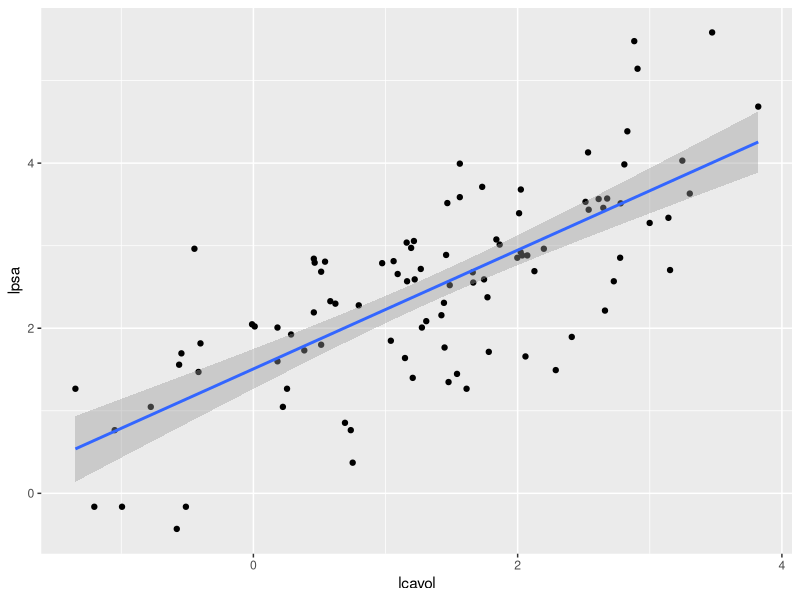
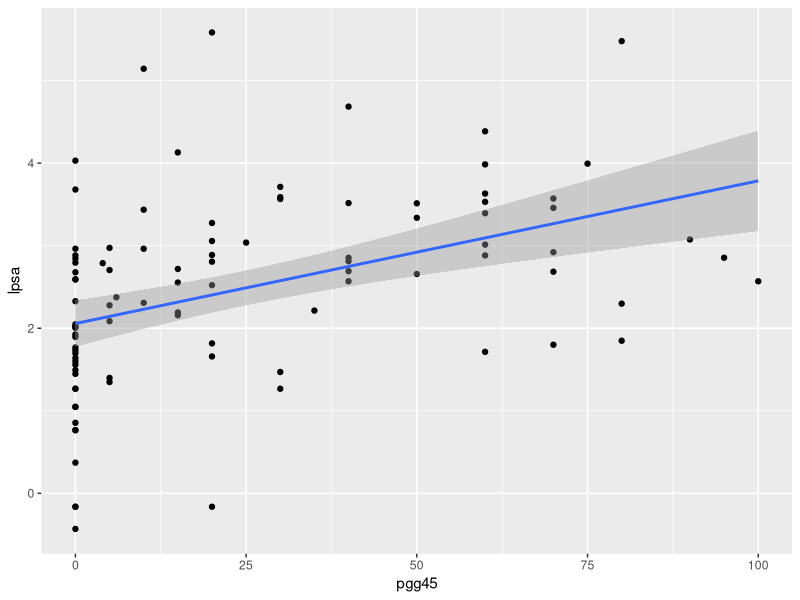
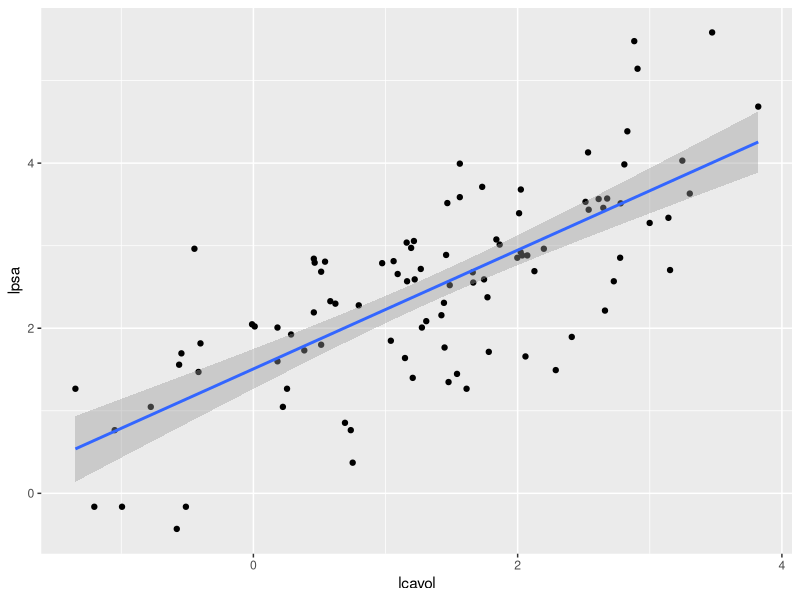
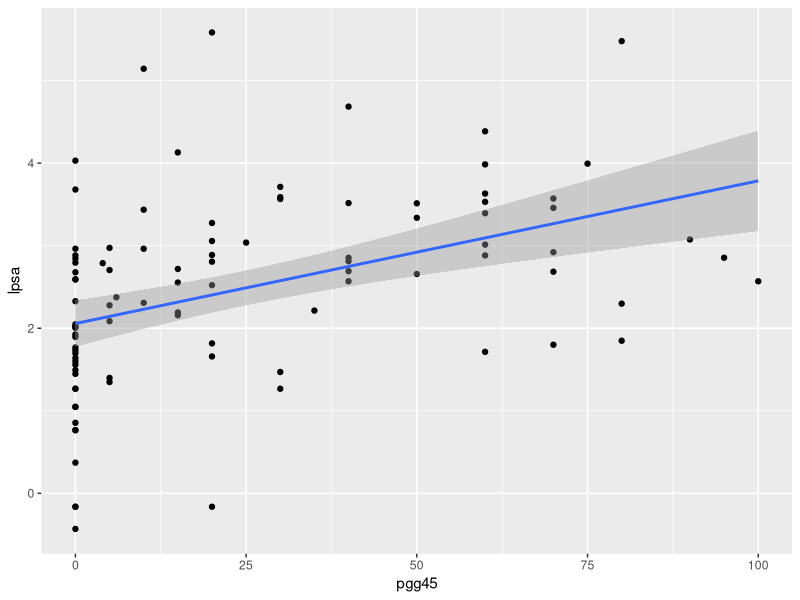

Generate these figures, in order, with R:
require(tidyverse)

prostate <-  read.table("Prostate (1).csv", 
                        header=TRUE, sep=",", na.strings=" ")
round(head(prostate), digits=3)

# x11()
# pairs(prostate)



mod.vol = lm(lpsa ~ lcavol, data=prostate)
mod.pgg = lm(lpsa ~ pgg45, data=prostate)

# x11(h=7, w=12)
# par(mfrow=c(1,2))

ggplot(data = prostate, aes(x = lcavol, y = lpsa)) +
  geom_point() +
  geom_smooth(method='lm', formula= y~x)

ggsave("Test Plot 1.png")

# plot2 <- plot(y=prostate$lpsa, x=prostate$pgg45, 
#      main="lpsa vs. pgg45 with fitted line")
# abline(mod.pgg, col="blue", lwd=2, lty="dotted")
# mean0 = mean(prostate$lpsa[prostate$pgg45==0])
# points(x=0, y=mean0, pch=20, col="red", cex=2)

ggplot(data = prostate, aes(x = pgg45, y = lpsa)) +
  geom_point() +
  geom_smooth(method='lm', formula= y~x)

ggsave("Test Plot 2.png")



# library(rgl)  
# open3d()
# plot3d(prostate$lpsa ~ prostate$lcavol + prostate$pgg45, col="blue")

mod2 =  lm(lpsa ~ lcavol + pgg45, data=prostate)

x1 <- seq(from=-2, to=4, by=.05)
xy1 <- data.frame(expand.grid(lcavol=seq(from=-2, to=4, by=.05), 
                              pgg45=seq(from=0, to=100, by=.5)))
pred <- predict(mod2 ,newdata=xy1)
surface = matrix(pred, nrow=length(x1))

# library(rgl)  
# open3d()
# persp3d(x = seq(from=-2, to=4, by=.05), y = seq(from=0, to=100, by=.5), 
#         z = surface, col = "orange", xlab="lcavol", ylab="pgg45", 
#         zlab="Predicted lpsa")
# points3d(prostate$lpsa ~ prostate$lcavol + prostate$pgg45, col="blue")

# Compare estimated regression corfficients from separate regs vs. multiple

summary(mod.vol)
summary(mod.pgg)
summary(mod2)

cor(prostate)


